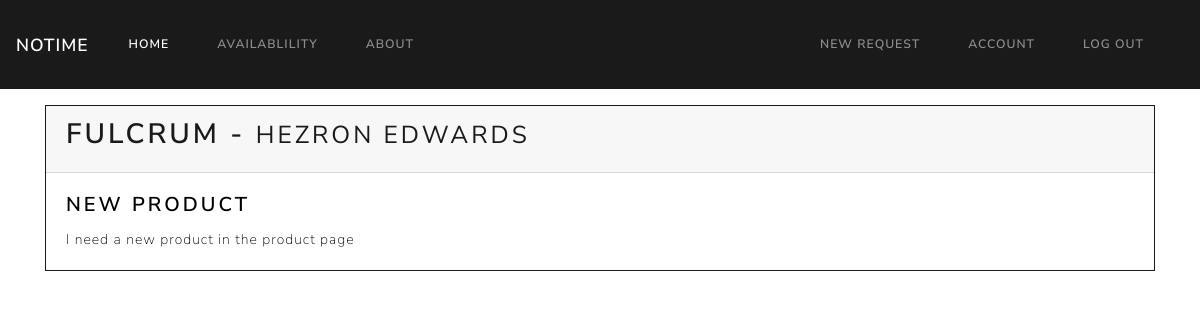
Page /request/5 (signed in) on the committed database.
### fulcrumportal/models.py (models this page shows, shortened)
class Requests(db.Model):
    id = db.Column(db.Integer, primary_key=True)
    user_fullname = db.Column(db.String(40), nullable=False)
    user_business = db.Column(db.String(80), db.ForeignKey('user.business_name'), nullable=False)
    date_posted = db.Column(db.DateTime, nullable=False, default=datetime.utcnow)
    request_title = db.Column(db.String(30), nullable=False, default='Request')
    request_body = db.Column(db.Text, nullable=False)

### fulcrumportal/routes.py (the view)
@app.route("/request/<int:request_id>")
def requests(request_id):
    request2 = Requests.query.get_or_404(request_id)
    return render_template('request.html', title=request2.request_title, request=request2)

### fulcrumportal/models.py (called while the page is built)
@login_manager.user_loader
def load_user(user_id):
    return User.query.get(int(user_id))

### fulcrumportal/templates/request.html (shortened to what this page needs)
{% extends "main.html" %}
{% block content %}
    <div class="container pt-3">
        <div class="card border-primary mb-3" style="color: #000;">
          <div class="card-header"><h2 class="">{{ request.user_business }} - <small>{{ request.user_fullname }}</small></h2></div>
          <div class="card-body">
            <h4 class="card-title">{{ request.request_title }}</h4>
            <p class="card-text">{{ request.request_body }}</p>
          </div>
        </div>
    </div>
{% endblock content %}

### rows in the picture
Requests: user_business "FULCRUM", user_fullname "HEZRON EDWARDS", request_title "NEW PRODUCT", request_body "I need a new product in the product page"
